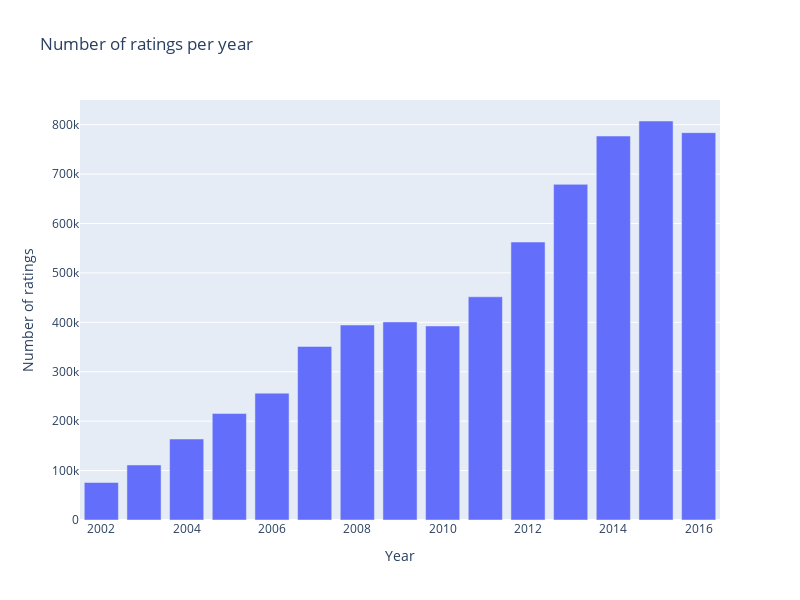

Notebook code for this chart:
### Markdown cell above
And finally let's review the temporal distribution of the data.

### Code cell
ratings_temporal_grouping, users_temporal_grouping = presentation.get_temporal_data()
presentation.plot_temporal(ratings_temporal_grouping, 'Year', 'Number of ratings', 'Number of ratings per year')

### Figure 1 — Plotly figure (JSON) as saved in the notebook; plotly's stock layout.template omitted (floating-point values rounded to 4 significant figures)
{"data": [{"type": "bar", "x": [2002, 2003, 2004, 2005, 2006, 2007, 2008, 2009, 2010, 2011, 2012, 2013, 2014, 2015, 2016], "y": [75906, 111340, 163894, 215491, 256694, 351254, 394569, 400829, 392643, 451704, 562527, 679220, 776973, 807453, 783887]}], "layout": {"height": 600, "title": {"text": "Number of ratings per year"}, "width": 800, "xaxis": {"title": {"text": "Year"}}, "yaxis": {"title": {"text": "Number of ratings"}}}}
